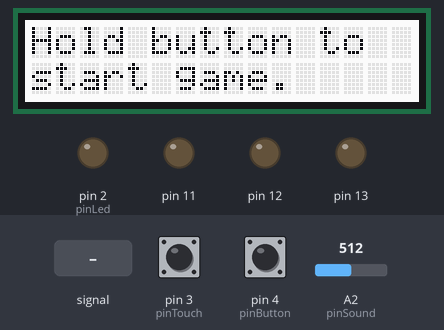
Simulated run of this sketch. Board: Arduino Uno, built with avr-gcc and run on an emulated ATmega328P. On the bench: 16×2 character LCD, output pins drawn as LEDs (lit = HIGH). The inputs (shaded band) are chosen by the test bench; at power-on: pin 4 (pinButton) LOW, pin 3 (pinTouch) LOW, A2 (pinSound) = 512. Random numbers use the default seed unless the sketch sets one.

Above: at 2.2 s.
2.3 s: pin 4 (pinButton) pulled HIGH for 3.2 s
At 7.0 s:
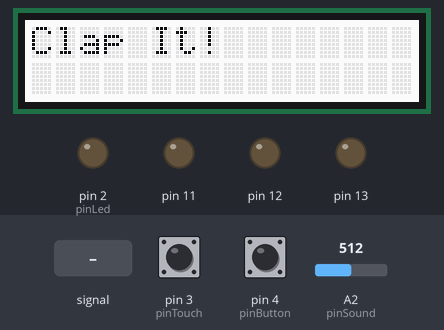
7.3 s: A2 (pinSound) fed a 200 Hz sine of ±460 counts around its level
At 8.3 s:
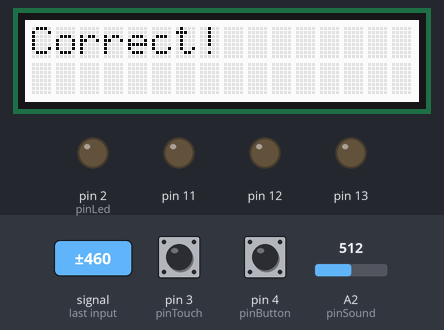
16.3 s: pin 4 (pinButton) driven LOW
19.1 s: pin 4 (pinButton) driven HIGH
At 19.9 s:
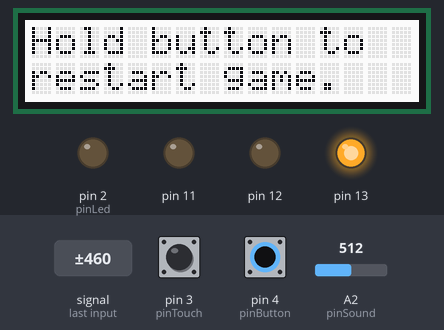
22.1 s: pin 4 (pinButton) driven LOW
At 23.6 s:
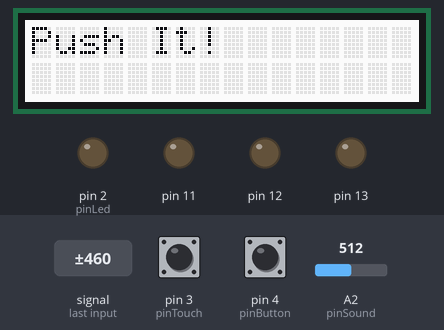
Timing chart, 0 to 25.1 s (numbered marks = the images above; inputs shaded):
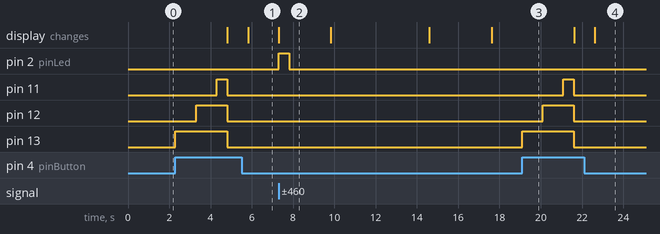

Measured:
- after the input at 2.3 s, pin 11: LOW → HIGH after 2.0 s, → LOW 0.50 s later; pin 12: LOW → HIGH after 1.0 s, → LOW 1.5 s later; pin 13: LOW → HIGH at once, → LOW 2.5 s later; the display: first changes after 2.5 s (image 1 shows a later state)
- after the input at 7.3 s, pin 2 (pinLed): LOW → HIGH at once, → LOW 0.51 s later
- after the input at 19.1 s, pin 11: LOW → HIGH after 2.0 s, → LOW 0.50 s later; pin 12: LOW → HIGH after 1.0 s, → LOW 1.5 s later; pin 13: LOW → HIGH at once, → LOW 2.5 s later
- what the display in image 2 shows lasts 2.5 s, from 7.3 s to 9.8 s

The sketch:

bopIt.ino
```cpp
// touch sensor to D3
// button to D4
const int pinTouch  = 3;
const int pinButton = 4;
const int pinLed    = 2;
const int potentiometer = A0;
const int pinLight = A1;
const int pinSound = A2;
int potValue = analogRead(potentiometer);
int lightValue = analogRead(pinLight);
int soundValue = analogRead(pinSound);
int counter = 0;
int delayCount = 5000;
unsigned long timerA;
unsigned long timerB;

#include <Wire.h>
#include "rgb_lcd.h"
rgb_lcd lcd;
int colorR = 255;
int colorG = 255;
int colorB = 255;

void setup() {
  Serial.begin(9600);
  pinMode(pinTouch, INPUT);
  pinMode(pinButton, INPUT);
  pinMode(potentiometer, INPUT);
  pinMode(pinLed, OUTPUT);
  pinMode(13, OUTPUT);
  pinMode(12, OUTPUT);
  pinMode(11, OUTPUT);
  lcd.begin(16, 2);
  lcd.setRGB(colorR, colorG, colorB);
  initialize();
  delay(1000);
}
void initialize() {
        lcd.clear();
        lcd.print("Hold button to");
        lcd.setCursor(0,1);
        lcd.print("start game.");
        digitalWrite(13, LOW);
        digitalWrite(12, LOW);
        digitalWrite(11, LOW);
        int counter = 0;
        int delayCount = 5000;
        return;
}

void gameOver() {
  lcd.clear();
  lcd.print("GAME OVER! ");
  lcd.print(counter);
  lcd.setCursor(0,1);
  lcd.print("turns completed");
  delay(3000);
  lcd.clear();
  lcd.print("Hold button to");
  lcd.setCursor(0,1);
  lcd.print("restart game.");
  counter = 0;
  delayCount = 5000;
  while (digitalRead(pinButton)) {
  loop();
  }
}
void loop() {
  // start countdown to start
  if (digitalRead(pinButton)) {
    digitalWrite(13, HIGH);
    delay(1000);
    if (digitalRead(pinButton)) {
      digitalWrite(12, HIGH);
      delay(1000);
      if (digitalRead(pinButton)) {
        digitalWrite(11, HIGH);
        delay(500);
        digitalWrite(13, LOW);
        digitalWrite(12, LOW);
        digitalWrite(11, LOW);
        lcd.clear();
        lcd.print("Here We Go!");
        delay(1000);
        pickRandom();
      }
      else {
        digitalWrite(13, LOW);
        digitalWrite(12, LOW);
        digitalWrite(11, LOW);
      }
    }
    else {
      digitalWrite(13, LOW);
      digitalWrite(12, LOW);
    }
  }
  else {
    digitalWrite(13, LOW);
  }
}
void pickRandom() {
  int picker = random(5);
  if (picker == 0) {
    coverIt();
  }
  if (picker == 1) {
    turnIt();
  }
  if (picker == 2) {
    clapIt();
  }
  if (picker == 3) {
    pushIt();
  }
  if (picker == 4) {
    touchIt();
  }
}

void turnIt() {
  int potValue = analogRead(potentiometer);
  lcd.clear();
  lcd.print("Turn It!");
  delay(delayCount);
  if (abs(potValue - analogRead(potentiometer)) > 100) {
    counter = counter + 1;
    delayCount = delayCount - 250;
    digitalWrite(pinLed, HIGH);
    lcd.clear();
    lcd.print("Correct!");
    delay(500);
    digitalWrite(pinLed, LOW);
    pickRandom();
  }
  else {
    gameOver();
  }
}
void coverIt() {
  int lightValue = analogRead(pinLight);
  lcd.clear();
  lcd.print("Cover It!");
  timerA = millis();
  checkLight();
}
void clapIt() {
  int soundValue = analogRead(pinSound);
  lcd.clear();
  lcd.print("Clap It!");
  timerA = millis();
  checkSound();
}
void touchIt() {
  lcd.clear();
  lcd.print("Touch It!");
  timerA = millis();
  checkTouch();
}
void pushIt() {
  lcd.clear();
  lcd.print("Push It!");
  timerA = millis();
  checkPush();
}
void checkLight() {
  timerB = millis();
  if (timerB - timerA < delayCount) {
    if (analogRead(pinLight) < 400) {
      counter = counter + 1;
      delayCount = delayCount - 250;
      digitalWrite(pinLed, HIGH);
      lcd.clear();
      lcd.print("Correct!");
      delay(500);
      digitalWrite(pinLed, LOW);
      delay(2000);
      pickRandom();
    }
    else {
      checkLight();
    }
  }
  else {
    gameOver();
   }
}
void checkSound() {
  timerB = millis();
//  Serial.println(analogRead(pinSound));
  if (timerB - timerA < delayCount) {
    if (analogRead(pinSound) > 900) {
      counter = counter + 1;
      delayCount = delayCount - 250;
      digitalWrite(pinLed, HIGH);
      lcd.clear();
      lcd.print("Correct!");
      delay(500);
      digitalWrite(pinLed, LOW);
      delay(2000);
      pickRandom();
    }
    else {
      checkSound();
    }
  }
  else {
    gameOver();
   }
}
void checkTouch() {
  timerB = millis();
  if (timerB - timerA < delayCount) {
    if (digitalRead(pinTouch)) {
      counter = counter + 1;
      delayCount = delayCount - 250;
      digitalWrite(pinLed, HIGH);
      lcd.clear();
      lcd.print("Correct!");
      delay(500);
      digitalWrite(pinLed, LOW);
      delay(2000);
      pickRandom();
    }
    else {
      checkTouch();
    }
  }
  else {
    gameOver();
   }
}
void checkPush() {
  timerB = millis();
  if (timerB - timerA < delayCount) {
    if (digitalRead(pinButton)) {
      counter = counter + 1;
      delayCount = delayCount - 250;
      digitalWrite(pinLed, HIGH);
      lcd.clear();
      lcd.print("Correct!");
      delay(500);
      digitalWrite(pinLed, LOW);
      delay(2000);
      pickRandom();
    }
    else {
      checkPush();
    }
  }
  else {
    gameOver();
   }
}
```
